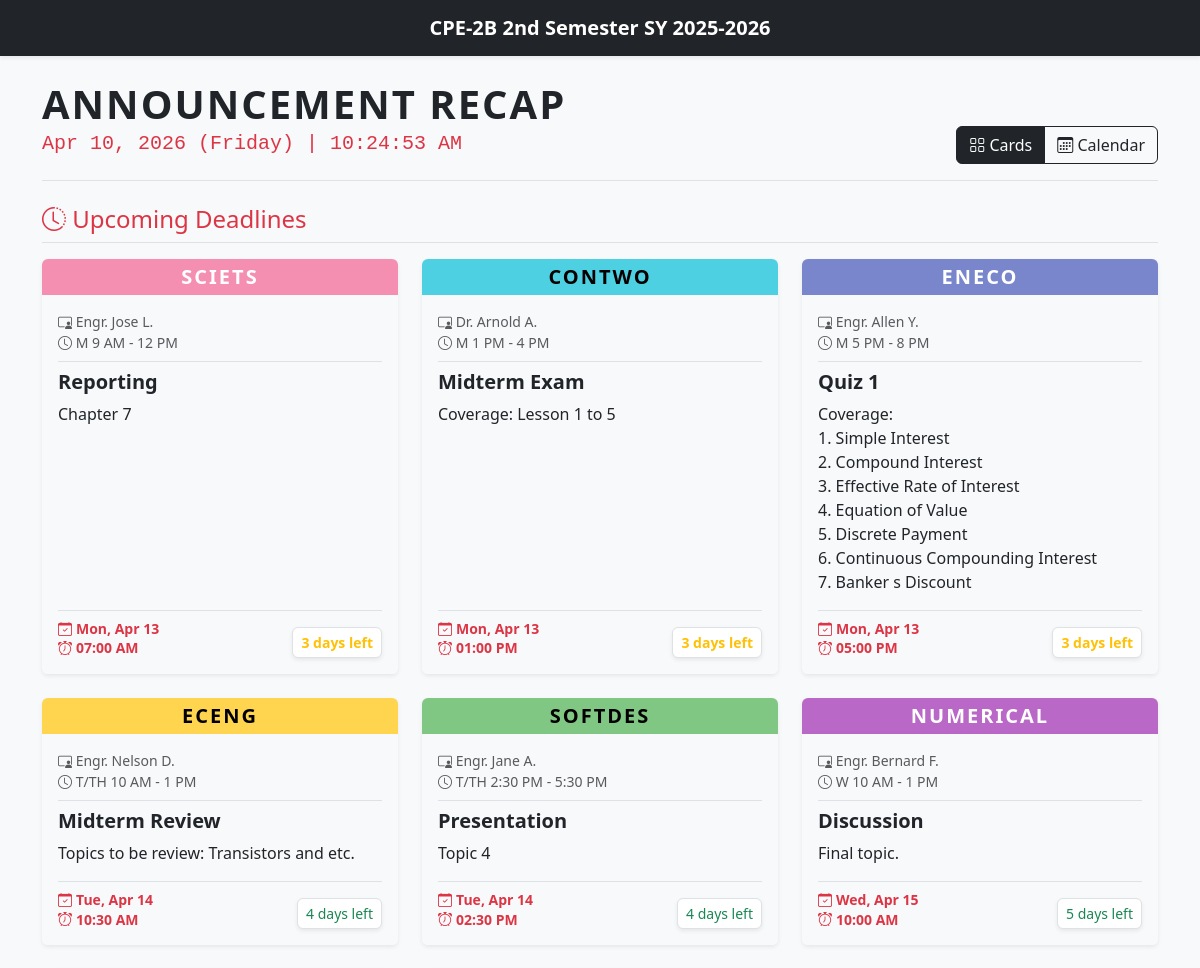
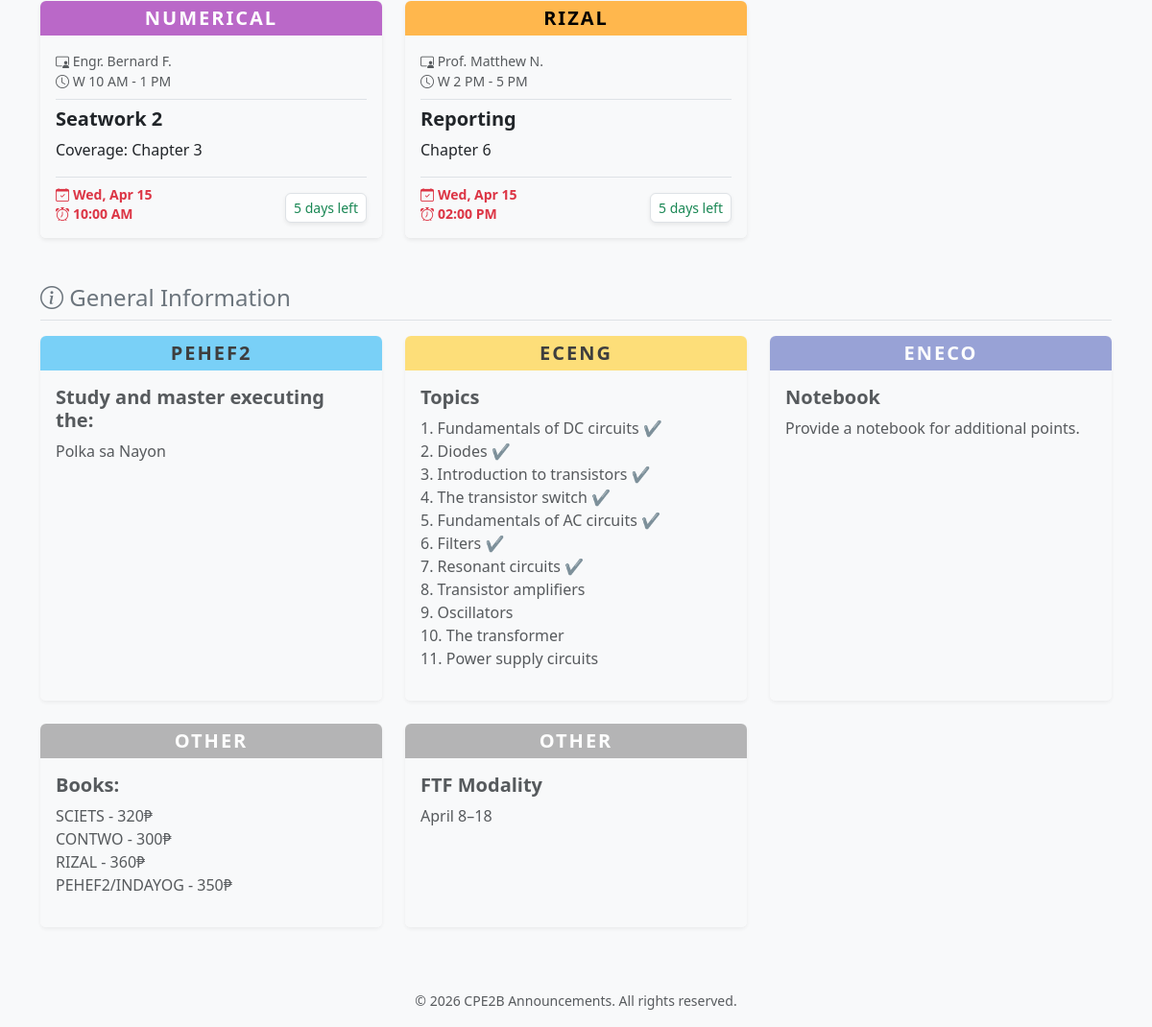
The page / on the database its author committed (2 pictures, top to bottom).
### tables this page shows
CREATE TABLE IF NOT EXISTS `tbl_announcements` (
  `id` int NOT NULL AUTO_INCREMENT,
  `admin_id` int DEFAULT NULL,
  `subject_id` int DEFAULT NULL,
  `title` varchar(100) NOT NULL,
  `content` text NOT NULL,
  `due_date` date DEFAULT NULL,
  `due_time` time DEFAULT NULL,
  `end_date` date DEFAULT NULL,
  `status` enum('active','archived') DEFAULT 'active',
  `created_at` timestamp NULL DEFAULT CURRENT_TIMESTAMP,
  `updated_at` timestamp NULL DEFAULT CURRENT_TIMESTAMP ON UPDATE CURRENT_TIMESTAMP,
  PRIMARY KEY (`id`),
  KEY `admin_id` (`admin_id`),
  KEY `subject_id` (`subject_id`),
  KEY `idx_due_date` (`due_date`),
  KEY `idx_subject_status` (`subject_id`,`status`),
  CONSTRAINT `tbl_announcements_ibfk_1` FOREIGN KEY (`admin_id`) REFERENCES `tbl_admins` (`id`) ON DELETE SET NULL,
  CONSTRAINT `tbl_announcements_ibfk_2` FOREIGN KEY (`subject_id`) REFERENCES `tbl_subjects` (`id`) ON DELETE CASCADE
);

CREATE TABLE IF NOT EXISTS `tbl_subjects` (
  `id` int NOT NULL AUTO_INCREMENT,
  `code` varchar(20) NOT NULL,
  `name` varchar(100) NOT NULL,
  `professor` varchar(100) DEFAULT NULL,
  `schedule` varchar(100) DEFAULT NULL,
  `color_theme` varchar(50) DEFAULT 'bg-other',
  `status` enum('active','archived') DEFAULT 'active',
  `created_at` timestamp NULL DEFAULT CURRENT_TIMESTAMP,
  PRIMARY KEY (`id`)
);

### includes/helpers.php (called while the page is built, shortened)
<?php
function e($string)
{
    return htmlspecialchars($string ?? '', ENT_QUOTES, 'UTF-8');
}
function parseScheduleTime($schedule)
{
    if (preg_match('/(\d{1,2}(:\d{2})?\s*[AP]M)/i', $schedule, $matches)) {
        return strtotime($matches[1]);
    }
    return 9999999999;
}
function getActiveAnnouncements($pdo)
{
    $announcements = $pdo->query("SELECT a.*, s.code, s.name, s.professor, s.schedule, s.color_theme
                        FROM tbl_announcements a
                        LEFT JOIN tbl_subjects s ON a.subject_id = s.id
                        WHERE a.status = 'active' ORDER BY ISNULL(a.due_date), a.due_date ASC")->fetchAll();
    usort($announcements, function ($a, $b) {
        if ($a['due_date'] !== $b['due_date']) return 0;
        $timeA = parseScheduleTime($a['schedule']);
        $timeB = parseScheduleTime($b['schedule']);
        if ($timeA !== $timeB) return $timeA <=> $timeB;
        return strcmp($a['code'], $b['code']);
    });
    return $announcements;
}
function getDaysLeft(string $dueDate): array
{
    $today = new DateTime('today', new DateTimeZone('Asia/Manila'));
    $due   = new DateTime($dueDate, new DateTimeZone('Asia/Manila'));
    $diff  = (int) $today->diff($due)->format('%r%a');
    if ($diff > 3)       return ['label' => "{$diff} days left",  'class' => 'text-success'];
    if ($diff > 0)       return ['label' => "{$diff} days left",  'class' => 'text-warning fw-bold'];
    return               ['label' => abs($diff) . 'd overdue',    'class' => 'text-danger text-decoration-line-through'];
}

### public/index.php (the view, shortened to what this page needs)
<?php
require_once __DIR__ . '/../includes/db.php';
require_once __DIR__ . '/../includes/helpers.php';
$announcements = getActiveAnnouncements($pdo);
$upcomingDeadlines = array_filter($announcements, fn($a) => !empty($a['due_date']));
$generalInfo = array_filter($announcements, fn($a) => empty($a['due_date']));
include __DIR__ . '/../includes/header.php';
?>
<div class="d-flex flex-column flex-md-row justify-content-between align-items-center align-items-md-end mb-4 mt-3 border-bottom pb-3 text-center text-md-start">
    <div class="mb-3 mb-md-0">
        <h1 class="display-6 fw-bold text-uppercase mb-0" style="letter-spacing: 2px;">Announcement Recap</h1>
        <h5 class="text-danger font-monospace mt-1">
            <?= date('M d, Y (l)') ?> | <span id="liveClock"><?= date('h:i:s A') ?></span>
        </h5>
    </div>
    <div class="btn-group" role="group">
        <button class="btn btn-outline-dark active" id="btn-card" onclick="toggleView('card')"><i class="bi bi-grid"></i> Cards</button>
        <button class="btn btn-outline-dark" id="btn-calendar" onclick="toggleView('calendar')"><i class="bi bi-calendar3"></i> Calendar</button>
    </div>
</div>
<div id="view-card">
    <h4 class="text-danger mb-3 border-bottom pb-2"><i class="bi bi-clock-history"></i> Upcoming Deadlines</h4>
    <div class="row row-cols-1 row-cols-md-2 row-cols-lg-3 g-4 mb-5">
        <?php foreach ($upcomingDeadlines as $row): ?>
            <?php $timeStatus = getDaysLeft($row['due_date']); ?>
            <div class="col">
                <div class="card h-100 shadow-sm border-0 announcement-card">
                    <div class="card-header border-0 text-center p-0">
                        <span class='badge w-100 py-2 fs-5 <?= e($row['color_theme']) ?>' style="border-radius: 6px 6px 0 0; letter-spacing: 2px;">
                            <?= e($row['code']) ?>
                        </span>
                    </div>
                    <div class="card-body pt-3 bg-light rounded-bottom d-flex flex-column">
                        <div class="text-muted small mb-2 border-bottom pb-2">
                            <i class="bi bi-person-video3"></i> <?= e($row['professor']) ?> <br>
                            <i class="bi bi-clock"></i> <?= e($row['schedule']) ?>
                        </div>
                        <h5 class="card-title fw-bold text-dark"><?= e($row['title']) ?></h5>
                        <div class="card-text mb-3 flex-grow-1"><?= nl2br(e($row['content'])) ?></div>
                        <div class="mt-auto pt-2 border-top d-flex justify-content-between align-items-end">
                            <div class="text-danger fw-bold small" style="line-height: 1.4;">
                                <?php if ($row['end_date']): ?>
                                    <div>
                                        <i class="bi bi-calendar-check me-1"></i><?= date('M d', strtotime($row['due_date'])) ?> - <?= date('M d, Y', strtotime($row['end_date'])) ?>
                                    </div>
                                <?php else: ?>
                                    <div>
                                        <i class="bi bi-calendar-check me-1"></i><?= date('D, M d', strtotime($row['due_date'])) ?>
                                    </div>
                                    <?php if (!empty($row['due_time'])): ?>
                                        <div>
                                            <i class="bi bi-alarm me-1"></i><?= date('h:i A', strtotime($row['due_time'])) ?>
                                        </div>
                                    <?php endif; ?>
                                <?php endif; ?>
                            </div>
                            <span class="small <?= $timeStatus['class'] ?> bg-white px-2 py-1 rounded border shadow-sm">
                                <?= $timeStatus['label'] ?>
                            </span>
                        </div>
                    </div>
                </div>
            </div>
        <?php endforeach; ?>
    </div>
    <h4 class="text-secondary mb-3 border-bottom pb-2"><i class="bi bi-info-circle"></i> General Information</h4>
    <div class="row row-cols-1 row-cols-md-2 row-cols-lg-3 g-4">
        <?php foreach ($generalInfo as $row): ?>
            <div class="col">
                <div class="card h-100 shadow-sm border-0 announcement-card opacity-75">
                    <div class="card-header border-0 text-center p-0">
                        <span class='badge w-100 py-2 fs-5 <?= e($row['color_theme']) ?>' style="border-radius: 6px 6px 0 0; letter-spacing: 2px;"><?= e($row['code']) ?></span>
                    </div>
                    <div class="card-body pt-3 bg-light rounded-bottom d-flex flex-column">
                        <h5 class="card-title fw-bold text-dark"><?= e($row['title']) ?></h5>
                        <div class="card-text mb-3 flex-grow-1"><?= nl2br(e($row['content'])) ?></div>
                    </div>
                </div>
            </div>
        <?php endforeach; ?>
    </div>
</div>
<?php include __DIR__ . '/../includes/footer.php'; ?>

### includes/header.php (shortened to what this page needs)
<?php
$isAdmin = isset($_SESSION['admin_id']);
?>
<!DOCTYPE html>
<html lang="en">
<head>
    <link href="https://cdn.jsdelivr.net/npm/bootstrap@5.3.0/dist/css/bootstrap.min.css" rel="stylesheet">
    <link rel="stylesheet" href="https://cdn.jsdelivr.net/npm/bootstrap-icons@1.10.5/font/bootstrap-icons.css">
    <link rel="stylesheet" href="/assets/css/style.css">
</head>
<body class="bg-light">
    <nav class="navbar navbar-expand-lg navbar-dark bg-dark mb-4 shadow-sm">
        <div class="container">
            <?php if ($isAdmin): ?>
                <a class="navbar-brand fw-bold d-flex align-items-center" href="/admin/index.php">
                    <i class="bi bi-shield-lock fs-4 me-2"></i>
                    Admin: <?= e($_SESSION['username'] ?? 'User') ?>
                </a>
                <button class="navbar-toggler" type="button" data-bs-toggle="collapse" data-bs-target="#navbarNav">
                    <span class="navbar-toggler-icon"></span>
                </button>
                <div class="collapse navbar-collapse" id="navbarNav">
                    <ul class="navbar-nav ms-auto">
                        <li class="nav-item"><a class="nav-link" href="/public/index.php">Portal</a></li>
                        <li class="nav-item"><a class="nav-link" href="/admin/index.php">Announcements</a></li>
                        <li class="nav-item"><a class="nav-link" href="/admin/subjects.php">Subjects</a></li>
                        <li class="nav-item"><a class="nav-link" href="/admin/history.php">Audit Log</a></li>
                        <li class="nav-item ms-lg-3"><a class="nav-link text-danger fw-bold" href="/auth/logout.php">Logout</a></li>
                    </ul>
                </div>
            <?php else: ?>
                <a class="navbar-brand fw-bold mx-auto" href="/">CPE-2B 2nd Semester SY 2025-2026</a>
            <?php endif; ?>
        </div>
    </nav>
    <div class="container pb-5">
        <?php require_once __DIR__ . '/helpers.php';
        displayFlash(); ?>

### includes/footer.php (shortened to what this page needs)
</div>
<footer class="text-center py-3 text-muted mt-auto">
    <small>&copy; <?= date('Y') ?> <?= APP_NAME ?>. All rights reserved.</small>
</footer>
</body>
</html>

### assets/css/style.css (style rules this page uses)
body { background-color: #f8f9fa; font-family: "Segoe UI", Tahoma, Geneva, Verdana, sans-serif; }
.announcement-card { transition: transform 0.2s; }
.bg-sciets { background-color: #f48fb1 !important; color: #fff !important; }
.bg-contwo { background-color: #4dd0e1 !important; color: #000 !important; }
.bg-eneco { background-color: #7986cb !important; color: #fff !important; }
.bg-eceng { background-color: #ffd54f !important; color: #000 !important; }
.bg-softdes { background-color: #81c784 !important; color: #000 !important; }
.bg-numerical { background-color: #ba68c8 !important; color: #fff !important; }
.bg-rizal { background-color: #ffb74d !important; color: #000 !important; }
.bg-pehef2 { background-color: #4fc3f7 !important; color: #000 !important; }
.bg-other { background-color: #9e9e9e !important; color: #fff !important; }

### rows shown on the page
tbl_announcements: subject.code "SCIETS", subject.professor "Engr. Jose L.", subject.schedule "M 9 AM - 12 PM", title "Reporting", content "Chapter 7", due_date "Mon, Apr 13", due_time "07:00 AM", due_date "3 days left"
tbl_announcements: subject.code "CONTWO", subject.professor "Dr. Arnold A.", subject.schedule "M 1 PM - 4 PM", title "Midterm Exam", content "Coverage: Lesson 1 to 5", due_date "Mon, Apr 13", due_time "01:00 PM", due_date "3 days left"
tbl_announcements: subject.code "ENECO", subject.professor "Engr. Allen Y.", subject.schedule "M 5 PM - 8 PM", title "Quiz 1", content "Coverage: 1. Simple Interest 2. Compound Interest 3. Effective Rate of Interest 4. Equation of Value 5. Discrete Payment 6. Continuous Compounding Interest 7. Banker s Discount", due_date "Mon, Apr 13", due_time "05:00 PM", due_date "3 days left"
tbl_announcements: subject.code "ECENG", subject.professor "Engr. Nelson D.", subject.schedule "T/TH 10 AM - 1 PM", title "Midterm Review", content "Topics to be review: Transistors and etc.", due_date "Tue, Apr 14", due_time "10:30 AM", due_date "4 days left"
tbl_announcements: subject.code "SOFTDES", subject.professor "Engr. Jane A.", subject.schedule "T/TH 2:30 PM - 5:30 PM", title "Presentation", content "Topic 4", due_date "Tue, Apr 14", due_time "02:30 PM", due_date "4 days left"
tbl_announcements: subject.code "NUMERICAL", subject.professor "Engr. Bernard F.", subject.schedule "W 10 AM - 1 PM", title "Discussion", content "Final topic.", due_date "Wed, Apr 15", due_time "10:00 AM", due_date "5 days left"
tbl_announcements: subject.code "NUMERICAL", subject.professor "Engr. Bernard F.", subject.schedule "W 10 AM - 1 PM", title "Seatwork 2", content "Coverage: Chapter 3", due_date "Wed, Apr 15", due_time "10:00 AM", due_date "5 days left"
tbl_announcements: subject.code "RIZAL", subject.professor "Prof. Matthew N.", subject.schedule "W 2 PM - 5 PM", title "Reporting", content "Chapter 6", due_date "Wed, Apr 15", due_time "02:00 PM", due_date "5 days left"
tbl_announcements: subject.code "PEHEF2", title "Study and master executing the:", content "Polka sa Nayon"
tbl_announcements: subject.code "ECENG", title "Topics", content "1. Fundamentals of DC circuits ✔️ 2. Diodes ✔️ 3. Introduction to transistors ✔️ 4. The transistor switch ✔️ 5. Fundamentals of AC circuits ✔️ 6. Filters ✔️ 7. Resonant circuits ✔️ 8. Transistor amplifiers 9. Oscillators 10. The transformer 11. Power supply circuits"
tbl_announcements: subject.code "ENECO", title "Notebook", content "Provide a notebook for additional points."
tbl_announcements: subject.code "OTHER", title "Books:", content "SCIETS - 320₱ CONTWO - 300₱ RIZAL - 360₱ PEHEF2/INDAYOG - 350₱"
tbl_announcements: subject.code "OTHER", title "FTF Modality", content "April 8–18"

### other values the page prints
APP_NAME "CPE2B Announcements"
